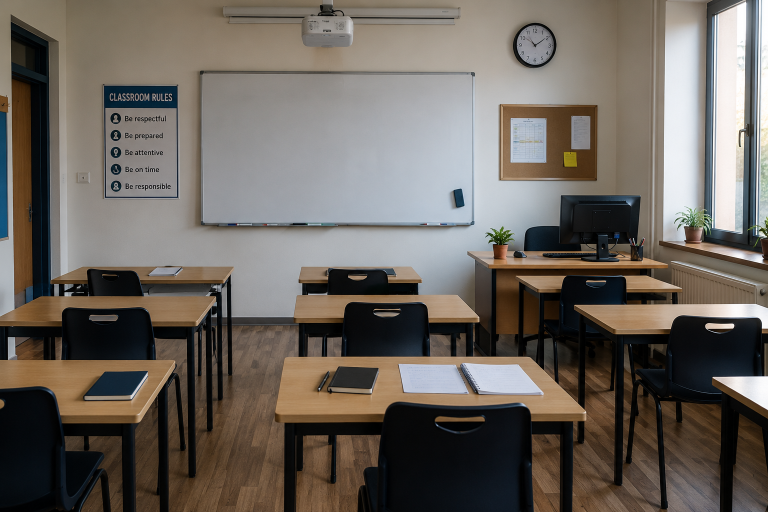
#> input picture content/01-opencv-basics/images/empty_classroom.png, 1536 x 1024 px (shown at 1/2 size); its folder holds only this picture in this run
$ python -i preprocess.py   (imports and definitions only)
#> lines starting #> are read from the running program, lines starting #| are printed output that depends on the picture
"""Frame preprocessing (Phase 2: brightness, contrast, denoising).

Classroom cameras are usually mounted high, backlit by windows, and run in a
room that is half-lit during a projector session. That costs the detector real
recall on students sitting in the dark half of the room.

CLAHE on the L channel of LAB fixes local contrast without blowing out the
bright half of the frame the way a global brightness/contrast change would.

Note the split: detection runs on the *enhanced* frame, drawing happens on the
*original* one. The teacher should see the room as it looks, not as the
detector sees it.
"""

from __future__ import annotations

import cv2
import numpy as np

from .config import PreprocessConfig


# [36 lines that did not run here, left out]

>>> import cv2
>>> picture = cv2.imread('../../01-opencv-basics/images/empty_classroom.png', cv2.IMREAD_GRAYSCALE)
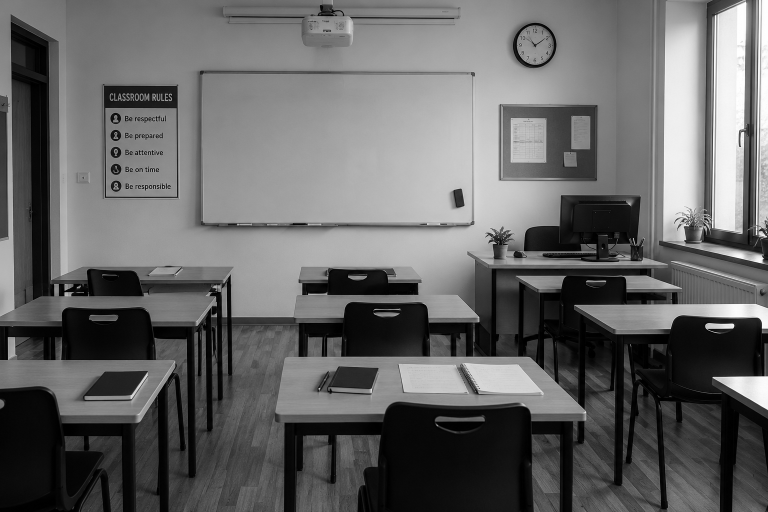
#> picture: shape (1024, 1536) (shown at 1/2 size); min 0, max 255, mean 101.4
#> (the run stopped early here; a loop or call above may not have finished)

$ run again, on content/01-opencv-basics/images/full_classroom.png
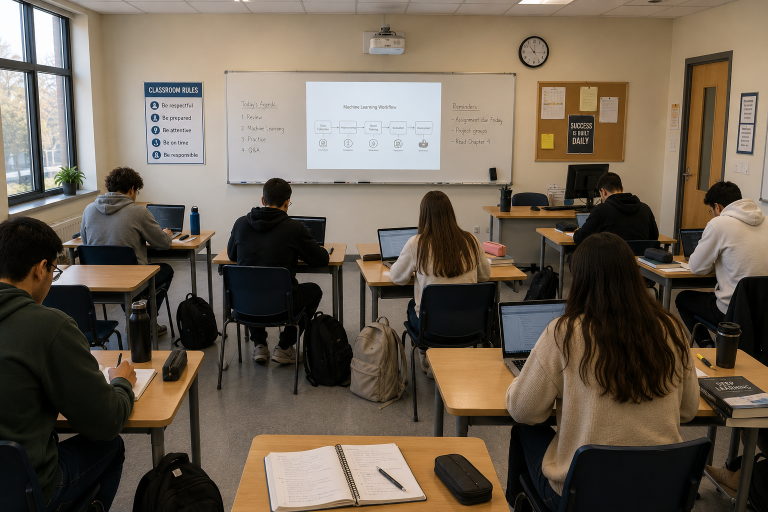
#> input picture content/01-opencv-basics/images/full_classroom.png, 1536 x 1024 px (shown at 1/2 size)
#> `picture = cv2.imread('../../01-opencv-basics/images/empty_classroom.pn..`:
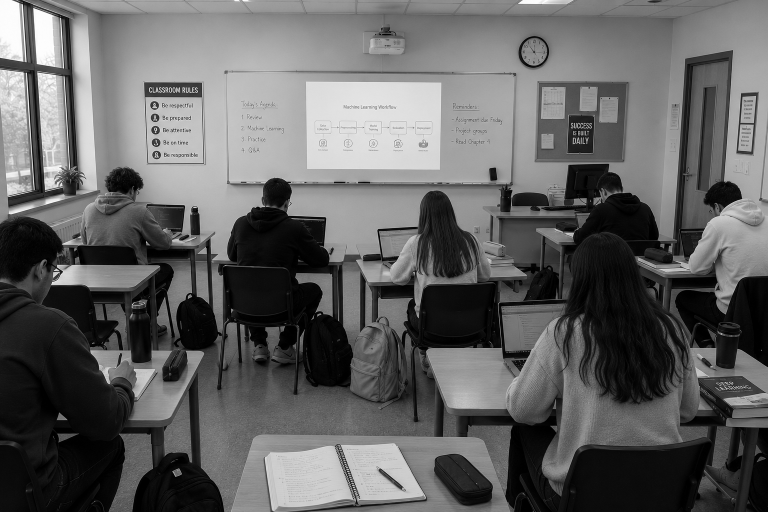
#> picture: shape (1024, 1536) (shown at 1/2 size); min 0, max 255, mean 97.8

$ run again, on content/01-opencv-basics/images/full_real_classroom.png
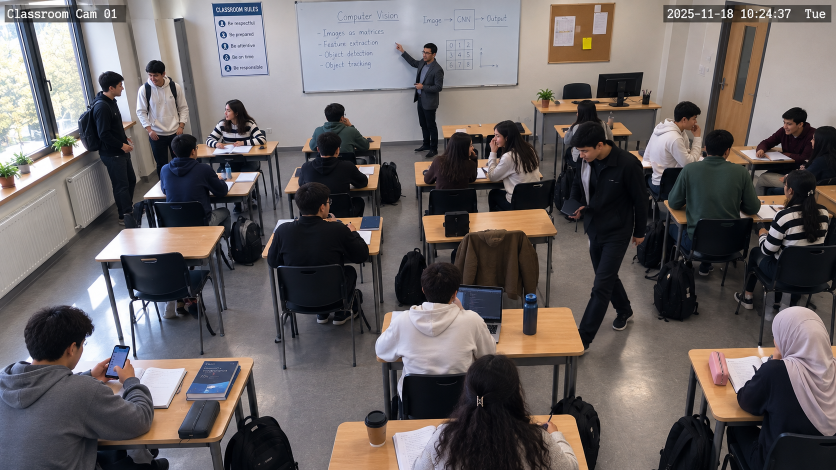
#> input picture content/01-opencv-basics/images/full_real_classroom.png, 1672 x 940 px (shown at 1/2 size)
#> `picture = cv2.imread('../../01-opencv-basics/images/empty_classroom.pn..`:
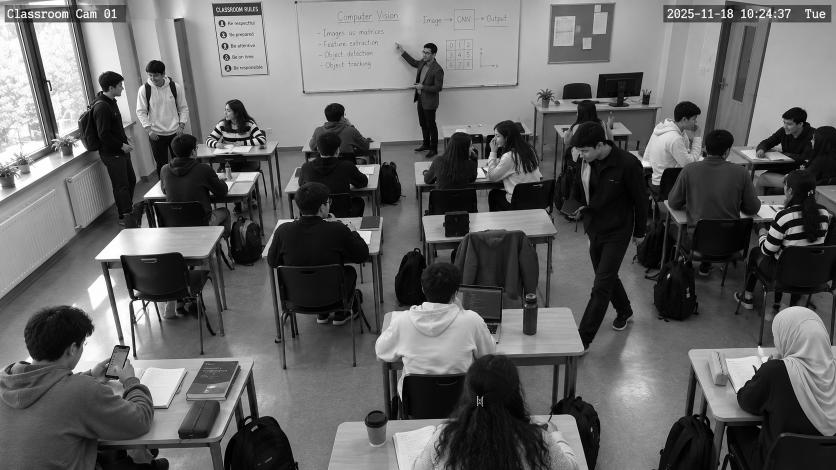
#> picture: shape (940, 1672) (shown at 1/2 size); min 0, max 255, mean 99.6

$ run again, on content/01-opencv-basics/images/real_classroom.png
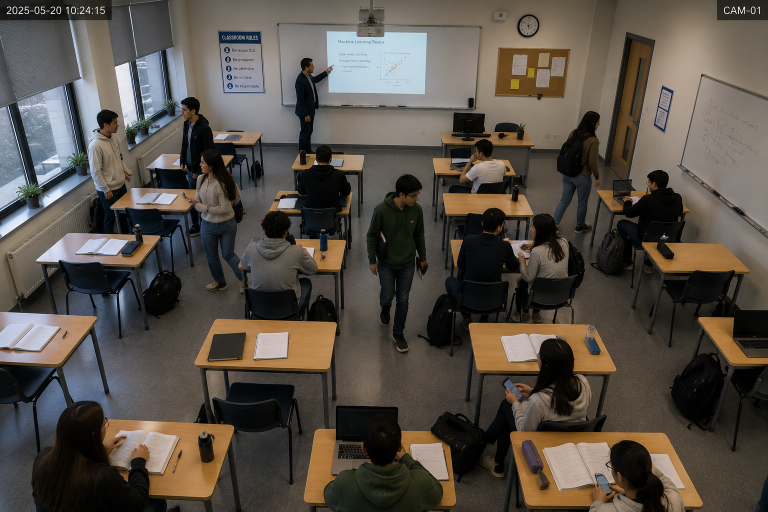
#> input picture content/01-opencv-basics/images/real_classroom.png, 1536 x 1024 px (shown at 1/2 size)
#> `picture = cv2.imread('../../01-opencv-basics/images/empty_classroom.pn..`:
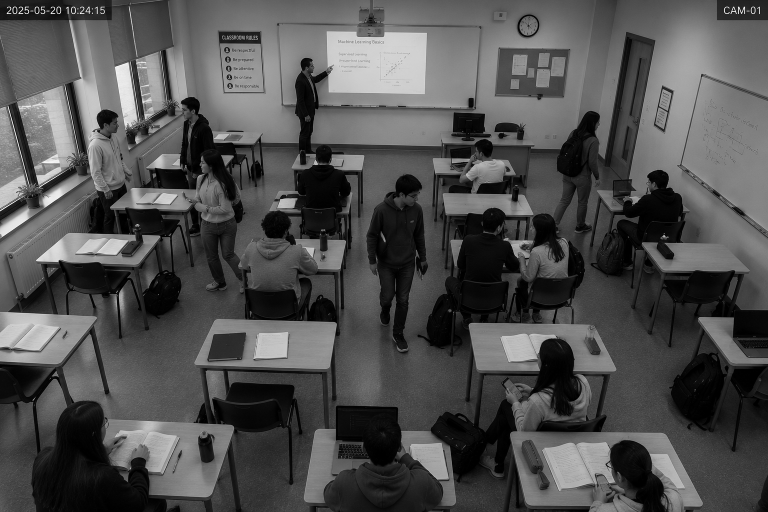
#> picture: shape (1024, 1536) (shown at 1/2 size); min 0, max 255, mean 79.6
